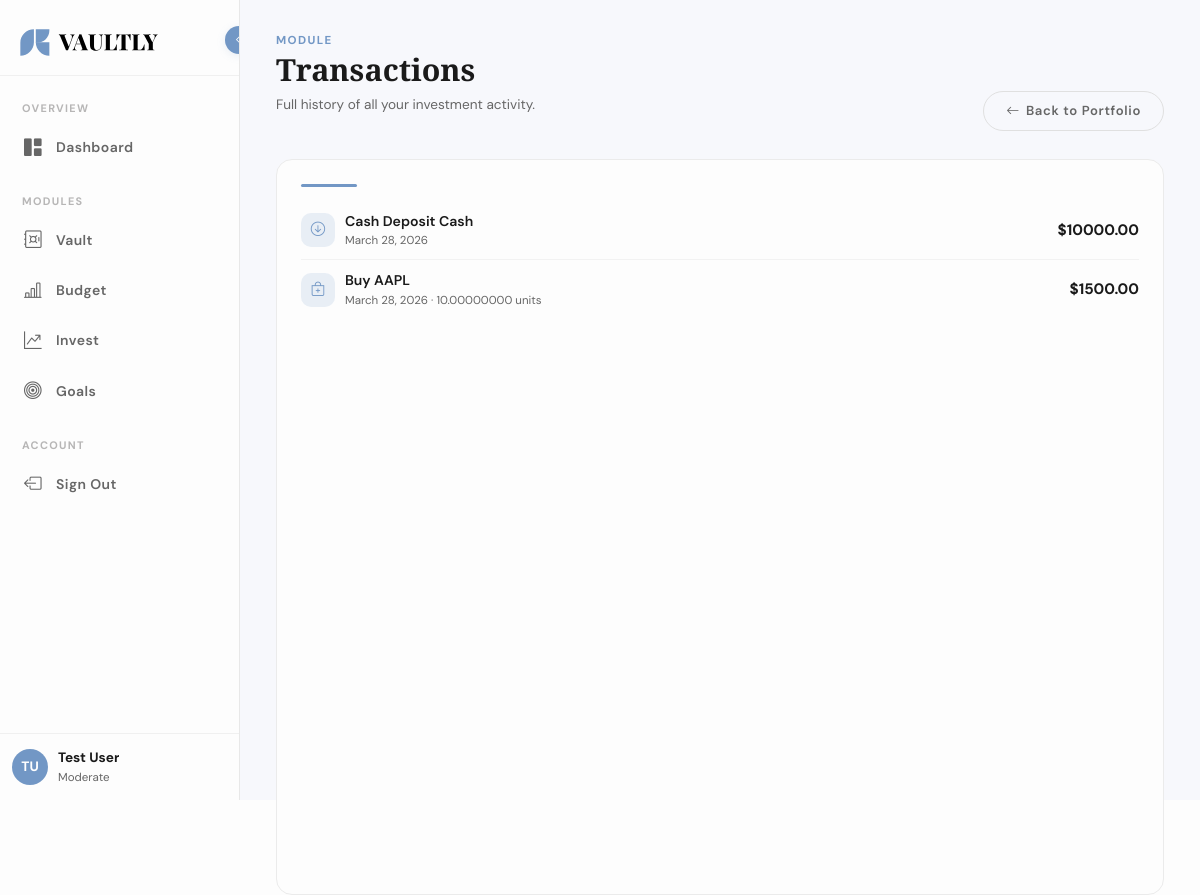
/invest/transactions/ (signed in), run on the app's committed database.
### users/models.py (models this page shows, shortened)
class CustomUser(AbstractUser):
    email = models.EmailField(unique=True)

class UserProfile(BaseModel):
    class RiskTolerance(models.TextChoices):
        CONSERVATIVE = 'conservative', 'Conservative'
        MODERATE     = 'moderate',     'Moderate'
        AGGRESSIVE   = 'aggressive',   'Aggressive'
    RISK_DEFAULTS = {
        'conservative': Decimal('10.00'),
        'moderate':     Decimal('20.00'),
        'aggressive':   Decimal('30.00'),
    }
    user = models.OneToOneField(
        settings.AUTH_USER_MODEL,
        on_delete=models.CASCADE,
        related_name='profile'
    )
    risk_tolerance = models.CharField(
        max_length=20,
        choices=RiskTolerance.choices,
        default=RiskTolerance.MODERATE
    )
    custom_invest_percentage = models.DecimalField(
        max_digits=5,
        decimal_places=2,
        null=True,
        blank=True,
        help_text="Overrides risk tolerance suggestion. Leave blank to use default."
    )

### invest/models.py (models this page shows, shortened)
class Transaction(BaseModel):
    class TransactionType(models.TextChoices):
        BUY      = 'buy',      'Buy'
        SELL     = 'sell',     'Sell'
        DEPOSIT  = 'deposit',  'Cash Deposit'
        WITHDRAW = 'withdraw', 'Cash Withdrawal'
    portfolio        = models.ForeignKey(Portfolio, on_delete=models.CASCADE, related_name='transactions')
    security         = models.ForeignKey(Security, on_delete=models.PROTECT, null=True, blank=True)
    transaction_type = models.CharField(max_length=10, choices=TransactionType.choices)
    quantity         = models.DecimalField(max_digits=18, decimal_places=8, null=True, blank=True)
    price            = models.DecimalField(max_digits=14, decimal_places=4, null=True, blank=True)
    fees             = models.DecimalField(max_digits=8, decimal_places=2, default=0)
    date             = models.DateField()
    notes            = models.TextField(blank=True)
    from_budget      = models.BooleanField(default=False)
    @property
    def total_value(self):
        if self.transaction_type in ['deposit', 'withdraw']:
            return self.price or Decimal('0')
        if self.quantity is None or self.price is None:
            return Decimal('0')
        return (self.quantity * self.price) + self.fees

class Security(BaseModel):
    class AssetType(models.TextChoices):
        STOCK           = 'stock',           'Stock'
        BOND            = 'bond',            'Bond'
        INVESTMENT_FUND = 'investment_fund', 'Investment Fund'
        PENSION_FUND    = 'pension_fund',    'Pension Fund'
        CRYPTO          = 'crypto',          'Crypto'
        BANK_DEPOSIT    = 'bank_deposit',    'Bank Deposit'
    ticker     = models.CharField(max_length=30, blank=True)
    name       = models.CharField(max_length=200)
    asset_type = models.CharField(max_length=20, choices=AssetType.choices)
    exchange   = models.CharField(max_length=50, blank=True)
    current_price = models.DecimalField(max_digits=14, decimal_places=4, default=0)
    requires_manual_tracking = models.BooleanField(default=False)
    interest_rate = models.DecimalField(max_digits=7, decimal_places=4, null=True, blank=True)
    maturity_date = models.DateField(null=True, blank=True)

### invest/views.py (the view)
# urls.py: path('transactions/',                     views.transactions,      name='transactions'),
@login_required
def transactions(request):
    portfolio = get_object_or_404(Portfolio, user=request.user)
    txs = Transaction.objects.filter(portfolio=portfolio).select_related('security').order_by('-date')
    return render(request, 'invest/transactions.html', {'transactions': txs})

### templates/invest/transactions.html (shortened to what this page needs)
<!DOCTYPE html>
<html lang="en">
<head>
  <link href="https://cdn.jsdelivr.net/npm/bootstrap@5.3.8/dist/css/bootstrap.min.css" rel="stylesheet">
  <link href="https://cdn.jsdelivr.net/npm/bootstrap-icons@1.11.3/font/bootstrap-icons.min.css" rel="stylesheet">
  <link rel="stylesheet" href="../../static/css/app.css">
</head>
<body>
<div class="app-shell">
  <aside class="sidebar" id="sidebar">
    <button class="sidebar-toggle" onclick="toggleSidebar()" title="Collapse sidebar">
      <i class="bi bi-chevron-left"></i>
    </button>
    <div class="sidebar-logo-wrap">
      <img src="../../static/img/logo.svg" alt="Vaultly" class="sidebar-logo" id="sidebar-logo">
    </div>
    <ul class="sidebar-nav">
      <li class="sidebar-section-label">OVERVIEW</li>
      <li class="sidebar-nav-item">
        <a href="{% url 'dashboard' %}">
          <i class="bi bi-grid-1x2-fill nav-icon"></i>
          <span class="nav-label">Dashboard</span>
        </a>
      </li>
      <li class="sidebar-section-label" style="margin-top:10px;">MODULES</li>
      <li class="sidebar-nav-item">
        <a href="{% url 'vault:index' %}">
          <i class="bi bi-safe nav-icon"></i>
          <span class="nav-label">Vault</span>
        </a>
      </li>
      <li class="sidebar-nav-item">
        <a href="{% url 'budget:index' %}">
          <i class="bi bi-bar-chart-line nav-icon"></i>
          <span class="nav-label">Budget</span>
        </a>
      </li>
      <li class="sidebar-nav-item active">
        <a href="{% url 'invest:index' %}">
          <i class="bi bi-graph-up-arrow nav-icon"></i>
          <span class="nav-label">Invest</span>
        </a>
      </li>
      <li class="sidebar-nav-item">
        <a href="{% url 'goals:index' %}">
          <i class="bi bi-bullseye nav-icon"></i>
          <span class="nav-label">Goals</span>
        </a>
      </li>
      <li class="sidebar-section-label" style="margin-top:10px;">ACCOUNT</li>
      <li class="sidebar-nav-item">
        <a href="{% url 'logout' %}">
          <i class="bi bi-box-arrow-left nav-icon"></i>
          <span class="nav-label">Sign Out</span>
        </a>
      </li>
    </ul>
    <div class="sidebar-user">
      <div class="sidebar-user-avatar">
        {{ user.first_name|first|upper }}{{ user.last_name|first|upper }}
      </div>
      <div class="sidebar-user-info">
        <div class="sidebar-user-name">{{ user.get_full_name }}</div>
        <div class="sidebar-user-role">{{ user.profile.get_risk_tolerance_display }}</div>
      </div>
    </div>
  </aside>
  <main class="main-content">
    <div class="page-header">
      <div class="page-header-left">
        <div class="page-eyebrow">Module</div>
        <h1>Transactions</h1>
        <p>Full history of all your investment activity.</p>
      </div>
      <a href="{% url 'invest:index' %}" class="btn-ghost-vaultly">
        <i class="bi bi-arrow-left"></i> Back to Portfolio
      </a>
    </div>
    <div class="widget">
      <div class="vaultly-sep"></div>
      {% for tx in transactions %}
      <div class="account-row">
        <div class="account-row-left">
          <div class="account-icon"
               style="{% if tx.transaction_type == 'buy' or tx.transaction_type == 'deposit' %}background:var(--blue-dim);color:var(--blue);{% else %}background:#fdecea;color:#c62828;{% endif %}">
            <i class="bi {% if tx.transaction_type == 'buy' %}bi-bag-plus{% elif tx.transaction_type == 'sell' %}bi-bag-dash{% elif tx.transaction_type == 'deposit' %}bi-arrow-down-circle{% else %}bi-arrow-up-circle{% endif %}"></i>
          </div>
          <div>
            <div class="account-name">
              {{ tx.get_transaction_type_display }} {% if tx.security %}{{ tx.security.ticker }}{% else %}Cash{% endif %}
            </div>
            <div class="account-type">
              {{ tx.date }}
              {% if tx.quantity %} · {{ tx.quantity }} units{% endif %}
            </div>
          </div>
        </div>
        <div class="account-balance {% if tx.transaction_type == 'sell' or tx.transaction_type == 'withdraw' %}negative{% endif %}">
          {% if tx.transaction_type == 'sell' or tx.transaction_type == 'withdraw' %}−{% endif %}${{ tx.total_value|floatformat:2 }}
        </div>
      </div>
      {% empty %}
      <p style="text-align:center; padding:40px 0; color:var(--text-muted);">No transactions yet.</p>
      {% endfor %}
    </div>
  </main>
</div>
</body>
</html>

### data on the page
CustomUser: first_name|first "T", last_name|first "U", get_full_name "Test User", profile.risk_tolerance "Moderate"
Transaction: transaction_type "Cash Deposit", date "March 28, 2026", total_value "10000.00"
Transaction: transaction_type "Buy", security.ticker "AAPL", date "March 28, 2026", quantity "10.00000000", total_value "1500.00"
